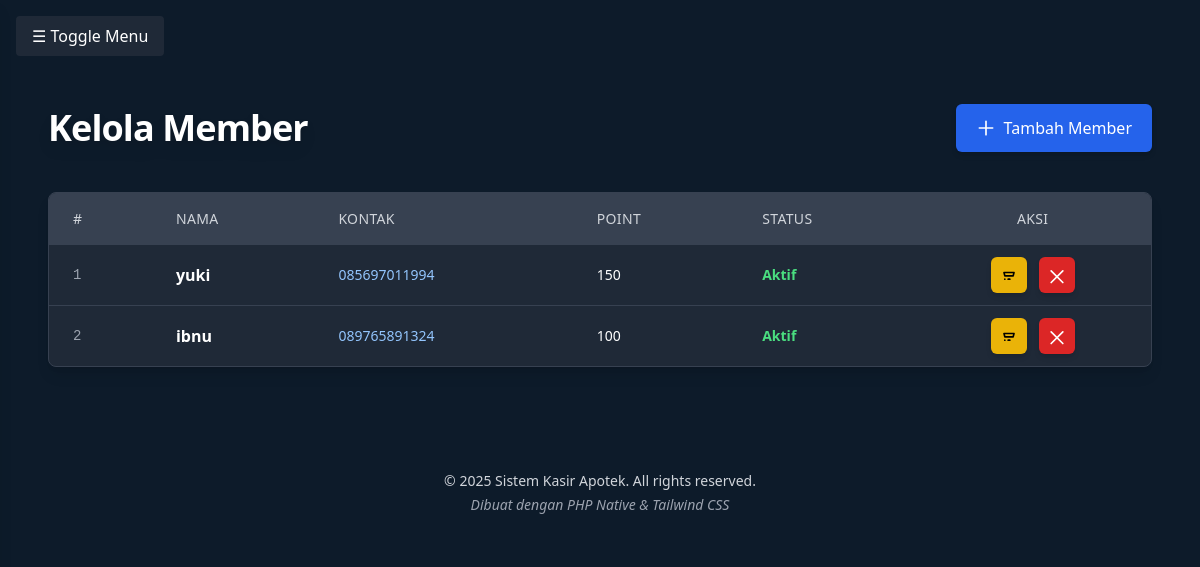
Page /kasir/member.php (signed in) on the committed database.
### tables this page shows
CREATE TABLE `member` (
  `id` int(11) NOT NULL,
  `nama` varchar(100) DEFAULT NULL,
  `no_hp` varchar(20) DEFAULT NULL,
  `poin` int(11) DEFAULT 0,
  `status` enum('aktif','tidak aktif') DEFAULT 'aktif'
);

### kasir/member.php (the view, shortened to what this page needs)
<?php
include '../config/config.php';
include '../includes/header.php';
include '../includes/navbar.php';
$result = $conn->query("SELECT * FROM member ORDER BY id DESC");
?>
<!DOCTYPE html>
<html lang="id" class="scroll-smooth">
<head>
    <script src="https://cdn.tailwindcss.com"></script>
</head>
<body class="bg-gradient-to-br from-gray-900 via-blue-900 to-black text-gray-100 min-h-screen font-sans">
<main class="max-w-6xl mx-auto px-6 py-8">
    <header class="flex flex-col md:flex-row justify-between items-center mb-10 gap-4">
        <h1 class="text-4xl font-extrabold tracking-tight drop-shadow-lg">Kelola Member</h1>
        <a href="../includes/member/tambah.php"
           class="inline-flex items-center gap-2 bg-blue-600 hover:bg-blue-700 active:bg-blue-800 focus:outline-none focus:ring-4 focus:ring-blue-400 text-white rounded-md px-5 py-3 shadow-md transition duration-300 select-none">
            <svg xmlns="http://www.w3.org/2000/svg" class="h-5 w-5" fill="none"
                 viewBox="0 0 24 24" stroke="currentColor" stroke-width="2">
                <path stroke-linecap="round" stroke-linejoin="round" d="M12 4v16m8-8H4" />
            </svg>
            Tambah Member
        </a>
    </header>
    <div class="overflow-x-auto rounded-lg shadow-lg border border-gray-700 bg-gray-800">
        <table class="min-w-full table-auto border-collapse">
            <thead class="bg-gray-700 text-gray-300 uppercase text-sm tracking-wide select-none">
                <tr>
                    <th class="px-6 py-4 text-left font-medium">#</th>
                    <th class="px-6 py-4 text-left font-medium">Nama</th>
                    <th class="px-6 py-4 text-left font-medium">Kontak</th>
                    <th class="px-6 py-4 text-left font-medium">Point</th>
                    <th class="px-6 py-4 text-left font-medium">Status</th>
                    <th class="px-6 py-4 text-center font-medium">Aksi</th>
                </tr>
            </thead>
            <tbody class="divide-y divide-gray-700">
                <?php $no = 1; while($row = $result->fetch_assoc()): ?>
                <tr class="hover:bg-gray-700 transition duration-200 ease-in-out cursor-default">
                    <td class="px-6 py-3 font-mono text-sm text-gray-400"><?= $no++ ?></td>
                    <td class="px-6 py-3 font-semibold"><?= htmlspecialchars($row['nama']) ?></td>
                    <td class="px-6 py-3 text-sm text-blue-300"><?= htmlspecialchars($row['no_hp']) ?></td>
                    <td class="px-6 py-3 text-sm"><?= htmlspecialchars($row['poin']) ?></td>
                    <td class="px-6 py-3 text-sm">
                        <?php
                        include_once '../includes/member/status.php';
                        echo getStatusMember($row);
                        ?>
                    </td>
                    <td class="px-6 py-3 text-center flex justify-center gap-3">
                        <a href="../includes/member/edit.php?id=<?= $row['id'] ?>"
                           class="group p-2 rounded-md bg-yellow-500 hover:bg-yellow-600 active:bg-yellow-700 shadow-md transition"
                           title="Edit Member">
                            <svg xmlns="http://www.w3.org/2000/svg" class="h-5 w-5 text-black group-hover:text-white transition"
                                 fill="none" viewBox="0 0 24 24" stroke="currentColor" stroke-width="2">
                                <path stroke-linecap="round" stroke-linejoin="round"
                                      d="M11 17h2m-6 0h.01M7 13h10l1-4H6l1 4zm1-4h8"/>
                            </svg>
                        </a>
                        <a href="javascript:void(0);" onclick="hapusMember(<?= $row['id'] ?>)"
                           class="group p-2 rounded-md bg-red-600 hover:bg-red-700 active:bg-red-800 shadow-md transition"
                           title="Hapus Member">
                            <svg xmlns="http://www.w3.org/2000/svg" class="h-5 w-5 text-white group-hover:text-gray-100 transition"
                                 fill="none" viewBox="0 0 24 24" stroke="currentColor" stroke-width="2">
                                <path stroke-linecap="round" stroke-linejoin="round"
                                      d="M19 7L5 21M5 7l14 14"/>
                            </svg>
                        </a>
                    </td>
                </tr>
                <?php endwhile; ?>
            </tbody>
        </table>
    </div>
</main>
<?php include '../includes/footer.php'; ?>
</body>
</html>

### includes/member/status.php (shortened to what this page needs)
<?php
function getStatusMember($row) {
    $status = strtolower($row['status'] ?? 'unknown');
    switch ($status) {
        case 'aktif':
            return '<span class="text-green-400 font-semibold">Aktif</span>';
    }
}
?>

### rows in the picture
member: nama "yuki", no_hp "085697011994", poin "150", status "Aktif"
member: nama "ibnu", no_hp "089765891324", poin "100", status "Aktif"
